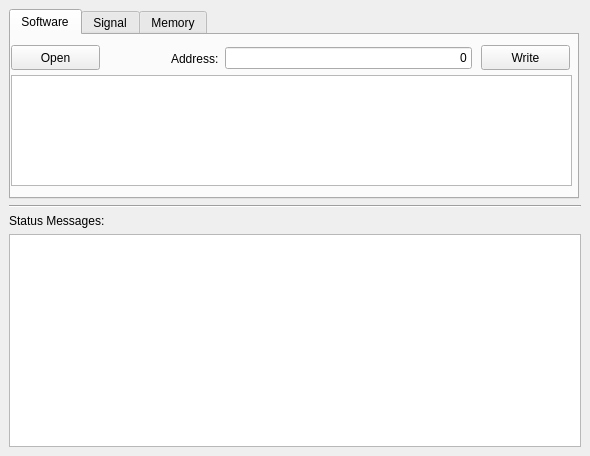
<?xml version="1.0" encoding="UTF-8"?>
<ui version="4.0">
 <class>InjectorWindow</class>
 <widget class="QMainWindow" name="InjectorWindow">
  <property name="geometry">
   <rect>
    <x>0</x>
    <y>0</y>
    <width>590</width>
    <height>456</height>
   </rect>
  </property>
  <property name="sizePolicy">
   <sizepolicy hsizetype="Preferred" vsizetype="Fixed">
    <horstretch>0</horstretch>
    <verstretch>0</verstretch>
   </sizepolicy>
  </property>
  <property name="maximumSize">
   <size>
    <width>590</width>
    <height>16777215</height>
   </size>
  </property>
  <property name="windowTitle">
   <string>MainWindow</string>
  </property>
  <widget class="QWidget" name="centralwidget">
   <layout class="QGridLayout" name="gridLayout">
    <item row="0" column="0">
     <layout class="QVBoxLayout" name="verticalLayout">
      <item>
       <widget class="QTabWidget" name="InjectorTabWidget">
        <property name="sizePolicy">
         <sizepolicy hsizetype="Fixed" vsizetype="Expanding">
          <horstretch>0</horstretch>
          <verstretch>0</verstretch>
         </sizepolicy>
        </property>
        <property name="maximumSize">
         <size>
          <width>570</width>
          <height>190</height>
         </size>
        </property>
        <property name="baseSize">
         <size>
          <width>5000</width>
          <height>5000</height>
         </size>
        </property>
        <property name="currentIndex">
         <number>0</number>
        </property>
        <widget class="QWidget" name="tab">
         <attribute name="title">
          <string>Software</string>
         </attribute>
         <widget class="QPushButton" name="OpenPushButtonSoftwareTab">
          <property name="geometry">
           <rect>
            <x>0</x>
            <y>10</y>
            <width>89</width>
            <height>25</height>
           </rect>
          </property>
          <property name="text">
           <string>Open</string>
          </property>
         </widget>
         <widget class="QListWidget" name="SoftwareListWidgetSoftwareTab">
          <property name="geometry">
           <rect>
            <x>0</x>
            <y>40</y>
            <width>561</width>
            <height>111</height>
           </rect>
          </property>
         </widget>
         <widget class="QPushButton" name="WritePushButtonSoftwareTab">
          <property name="geometry">
           <rect>
            <x>470</x>
            <y>10</y>
            <width>89</width>
            <height>25</height>
           </rect>
          </property>
          <property name="text">
           <string>Write</string>
          </property>
         </widget>
         <widget class="QWidget" name="layoutWidget">
          <property name="geometry">
           <rect>
            <x>160</x>
            <y>10</y>
            <width>301</width>
            <height>27</height>
           </rect>
          </property>
          <layout class="QHBoxLayout" name="horizontalLayout_7">
           <item>
            <widget class="QLabel" name="label_8">
             <property name="sizePolicy">
              <sizepolicy hsizetype="Fixed" vsizetype="Preferred">
               <horstretch>0</horstretch>
               <verstretch>0</verstretch>
              </sizepolicy>
             </property>
             <property name="text">
              <string>Address:</string>
             </property>
            </widget>
           </item>
           <item>
            <widget class="QLineEdit" name="AddressLineEditSoftwareTab">
             <property name="text">
              <string>0</string>
             </property>
             <property name="alignment">
              <set>Qt::AlignRight|Qt::AlignTrailing|Qt::AlignVCenter</set>
             </property>
            </widget>
           </item>
          </layout>
         </widget>
        </widget>
        <widget class="QWidget" name="tab_2">
         <attribute name="title">
          <string>Signal</string>
         </attribute>
         <widget class="QPushButton" name="SendPushButtonSignalTab">
          <property name="geometry">
           <rect>
            <x>460</x>
            <y>10</y>
            <width>89</width>
            <height>25</height>
           </rect>
          </property>
          <property name="text">
           <string>Send</string>
          </property>
         </widget>
         <widget class="QWidget" name="layoutWidget">
          <property name="geometry">
           <rect>
            <x>350</x>
            <y>10</y>
            <width>102</width>
            <height>28</height>
           </rect>
          </property>
          <layout class="QHBoxLayout" name="horizontalLayout_4">
           <item>
            <widget class="QLabel" name="label_6">
             <property name="text">
              <string>CPU #:</string>
             </property>
            </widget>
           </item>
           <item>
            <widget class="QSpinBox" name="CpuSpinBoxSignalTab">
             <property name="alignment">
              <set>Qt::AlignRight|Qt::AlignTrailing|Qt::AlignVCenter</set>
             </property>
             <property name="maximum">
              <number>3</number>
             </property>
            </widget>
           </item>
          </layout>
         </widget>
         <widget class="QWidget" name="layoutWidget">
          <property name="geometry">
           <rect>
            <x>160</x>
            <y>10</y>
            <width>181</width>
            <height>28</height>
           </rect>
          </property>
          <layout class="QHBoxLayout" name="horizontalLayout_5">
           <item>
            <widget class="QLabel" name="label_5">
             <property name="sizePolicy">
              <sizepolicy hsizetype="Fixed" vsizetype="Preferred">
               <horstretch>0</horstretch>
               <verstretch>0</verstretch>
              </sizepolicy>
             </property>
             <property name="text">
              <string>Segment:</string>
             </property>
            </widget>
           </item>
           <item>
            <widget class="QSpinBox" name="SegmentSpinBoxSignalTab">
             <property name="alignment">
              <set>Qt::AlignRight|Qt::AlignTrailing|Qt::AlignVCenter</set>
             </property>
             <property name="minimum">
              <number>0</number>
             </property>
             <property name="maximum">
              <number>16777215</number>
             </property>
             <property name="value">
              <number>0</number>
             </property>
            </widget>
           </item>
          </layout>
         </widget>
         <widget class="QLabel" name="SignalTypeLabelSignalTab">
          <property name="geometry">
           <rect>
            <x>10</x>
            <y>50</y>
            <width>41</width>
            <height>17</height>
           </rect>
          </property>
          <property name="text">
           <string>Data:</string>
          </property>
         </widget>
         <widget class="QLineEdit" name="SignaLineEditSignalTab">
          <property name="geometry">
           <rect>
            <x>50</x>
            <y>50</y>
            <width>501</width>
            <height>25</height>
           </rect>
          </property>
          <property name="text">
           <string>0</string>
          </property>
         </widget>
        </widget>
        <widget class="QWidget" name="tab_3">
         <attribute name="title">
          <string>Memory</string>
         </attribute>
         <widget class="QPushButton" name="ReadPushButtonMemoryTab">
          <property name="geometry">
           <rect>
            <x>20</x>
            <y>40</y>
            <width>89</width>
            <height>25</height>
           </rect>
          </property>
          <property name="text">
           <string>Read</string>
          </property>
         </widget>
         <widget class="QPushButton" name="WritePushButtonMemoryTab">
          <property name="geometry">
           <rect>
            <x>280</x>
            <y>40</y>
            <width>89</width>
            <height>25</height>
           </rect>
          </property>
          <property name="text">
           <string>Write</string>
          </property>
         </widget>
         <widget class="QWidget" name="layoutWidget">
          <property name="geometry">
           <rect>
            <x>20</x>
            <y>10</y>
            <width>251</width>
            <height>27</height>
           </rect>
          </property>
          <layout class="QHBoxLayout" name="horizontalLayout_2">
           <item>
            <widget class="QLabel" name="label_2">
             <property name="sizePolicy">
              <sizepolicy hsizetype="Fixed" vsizetype="Preferred">
               <horstretch>0</horstretch>
               <verstretch>0</verstretch>
              </sizepolicy>
             </property>
             <property name="text">
              <string>Address:</string>
             </property>
            </widget>
           </item>
           <item>
            <widget class="QLineEdit" name="AddressLineEditMemoryTab">
             <property name="alignment">
              <set>Qt::AlignRight|Qt::AlignTrailing|Qt::AlignVCenter</set>
             </property>
            </widget>
           </item>
          </layout>
         </widget>
         <widget class="QWidget" name="layoutWidget">
          <property name="geometry">
           <rect>
            <x>280</x>
            <y>10</y>
            <width>231</width>
            <height>27</height>
           </rect>
          </property>
          <layout class="QHBoxLayout" name="horizontalLayout_3">
           <item>
            <widget class="QLabel" name="label_3">
             <property name="sizePolicy">
              <sizepolicy hsizetype="Fixed" vsizetype="Preferred">
               <horstretch>0</horstretch>
               <verstretch>0</verstretch>
              </sizepolicy>
             </property>
             <property name="text">
              <string>Data:</string>
             </property>
            </widget>
           </item>
           <item>
            <widget class="QLineEdit" name="DataLineEditMemoryTab">
             <property name="alignment">
              <set>Qt::AlignRight|Qt::AlignTrailing|Qt::AlignVCenter</set>
             </property>
            </widget>
           </item>
          </layout>
         </widget>
        </widget>
       </widget>
      </item>
      <item>
       <widget class="Line" name="line">
        <property name="orientation">
         <enum>Qt::Horizontal</enum>
        </property>
       </widget>
      </item>
      <item>
       <layout class="QVBoxLayout" name="verticalLayout_2">
        <item>
         <widget class="QLabel" name="label">
          <property name="text">
           <string>Status Messages:</string>
          </property>
         </widget>
        </item>
        <item>
         <widget class="QPlainTextEdit" name="StatusMessagePlainTextEdit"/>
        </item>
       </layout>
      </item>
     </layout>
    </item>
   </layout>
  </widget>
 </widget>
 <resources/>
 <connections/>
</ui>
